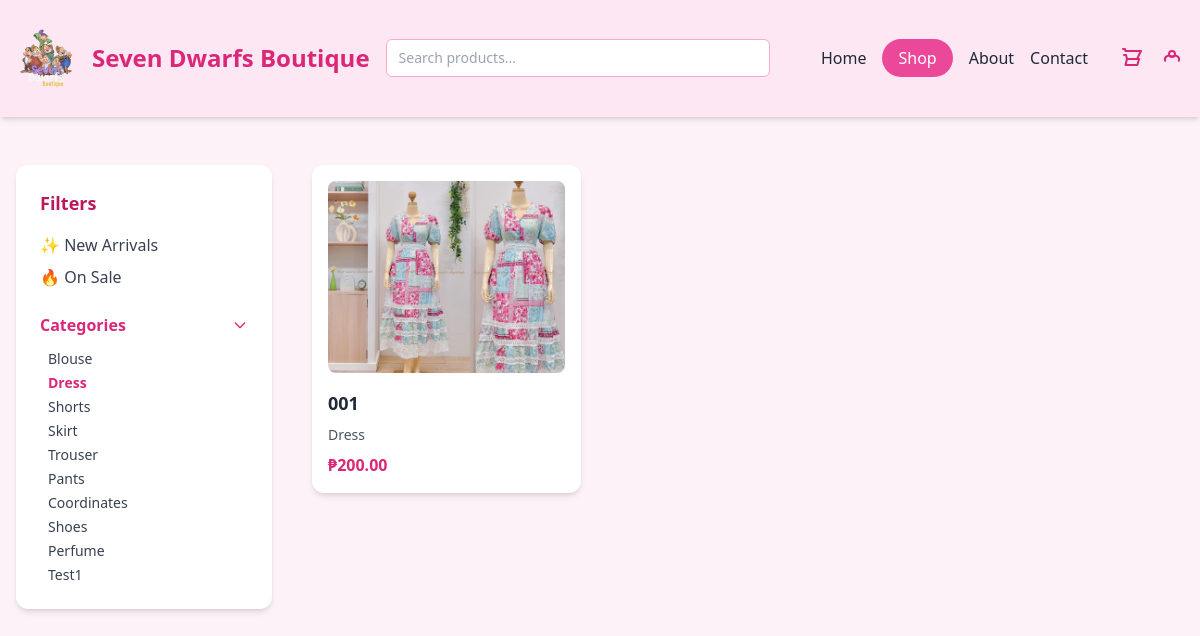
/customerside/shop.php?category=Dress, run on an earlier commit of the app's database.
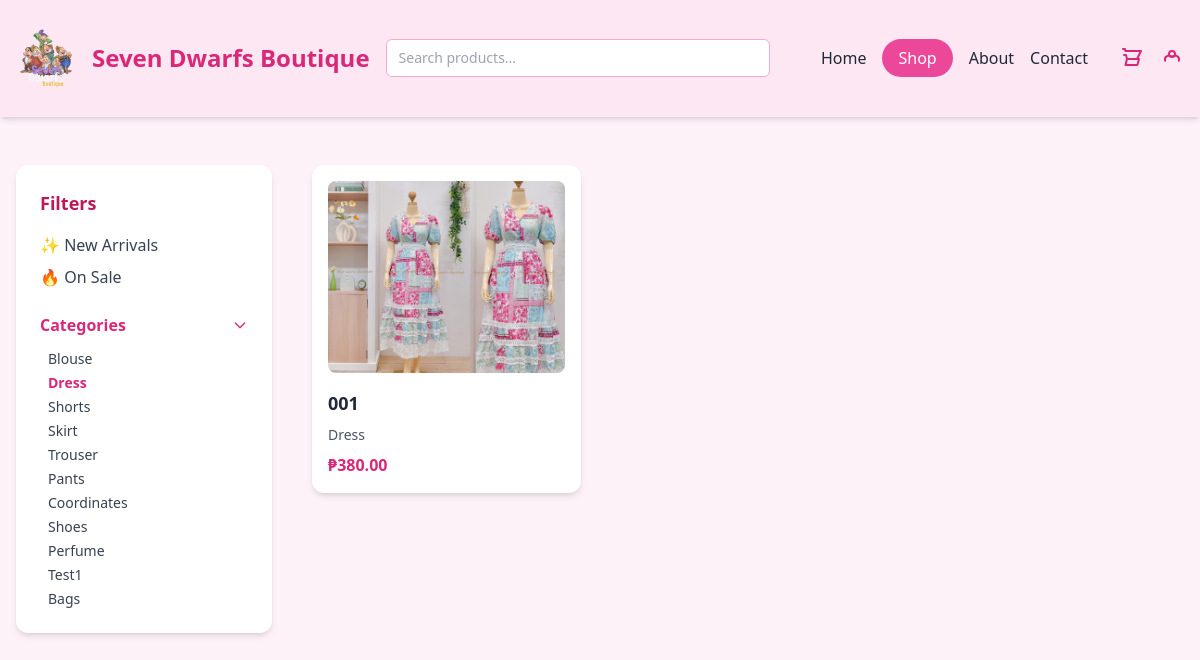
And on a later commit of the database.
### tables this page shows
CREATE TABLE `products` (
  `product_id` int(11) NOT NULL,
  `product_name` varchar(255) DEFAULT NULL,
  `description` text DEFAULT NULL,
  `price_id` int(11) DEFAULT NULL,
  `stocks` int(11) DEFAULT NULL,
  `category_id` int(11) DEFAULT NULL,
  `image_url` varchar(255) DEFAULT NULL,
  `created_at` timestamp NOT NULL DEFAULT current_timestamp(),
  `supplier_id` int(11) DEFAULT NULL,
  `supplier_price` decimal(10,2) NOT NULL,
  `revenue` decimal(10,2) GENERATED ALWAYS AS (`price_id` - `supplier_price`) STORED
);

CREATE TABLE `categories` (
  `category_id` int(11) NOT NULL,
  `category_code` varchar(10) DEFAULT NULL,
  `category_name` varchar(100) NOT NULL
);

### customerside/shop.php (the view, shortened to what the changed rows need)
<?php
$conn = new mysqli("localhost", "root", "", "dbms");
$categories = [];
$sql = "SELECT category_name FROM categories";
$result = mysqli_query($conn, $sql);
if ($result && mysqli_num_rows($result) > 0) {
    while ($row = mysqli_fetch_assoc($result)) {
        $categories[] = $row['category_name'];
    }
} else {
}
$selectedCategory = isset($_GET['category']) ? $_GET['category'] : null;
$sort = isset($_GET['sort']) ? $_GET['sort'] : 'latest';
$searchQuery = isset($_GET['search']) ? $_GET['search'] : null;
$sql = "SELECT p.product_name, p.description, p.price_id AS price, p.image_url, c.category_name, p.product_id
FROM products p
JOIN categories c ON p.category_id = c.category_id
WHERE p.stocks > 0";
if ($selectedCategory) {
$sql .= " AND c.category_name = ?";
}
switch ($sort) {
default:
$sql .= " ORDER BY p.product_id DESC";
}
$stmt = $conn->prepare($sql);
if ($selectedCategory && $searchQuery) {
$searchQuery = "%" . $searchQuery . "%";
$stmt->bind_param("ss", $selectedCategory, $searchQuery);
} elseif ($selectedCategory) {
$stmt->bind_param("s", $selectedCategory);
} elseif ($searchQuery) {
$searchQuery = "%" . $searchQuery . "%";
$stmt->bind_param("s", $searchQuery);
}
$stmt->execute();
$result = $stmt->get_result();
?>
<!DOCTYPE html>
<html lang="en">
<head>
  <script src="https://cdn.tailwindcss.com"></script>
</head>
<body class="bg-pink-50 text-gray-800" x-data="{ showLogin: false, showSignup: false, cartCount: 0 }" @keydown.escape.window="showLogin = false; showSignup = false">
  <nav class="bg-pink-100 shadow-md">
    <div class="max-w-7xl mx-auto px-4 py-4 flex flex-wrap items-center justify-between gap-4">
      <div class="flex flex-1 items-center gap-4">
        <h1 class="text-2xl font-bold text-pink-600 whitespace-nowrap">Seven Dwarfs Boutique</h1>
      </div>
</nav>
<section class="max-w-7xl mx-auto px-4 py-12 flex gap-10">
  <aside class="w-64 bg-white rounded-xl shadow-md p-6">
    <div class="mt-6">
      <ul class="mt-3 pl-2 text-sm text-gray-700 space-y-1">
        <?php foreach ($categories as $cat): ?>
          <li>
            <a href="shop.php?category=<?= urlencode($cat) ?>"
              class="<?= $selectedCategory === $cat ? 'text-pink-600 font-semibold' : 'hover:text-pink-500' ?>">
              <?= $cat ?>
            </a>
          </li>
        <?php endforeach; ?>
      </ul>
    </div>
  </aside>
  <div class="flex-1">
    <div class="grid grid-cols-1 sm:grid-cols-2 md:grid-cols-3 gap-8">
      <?php if ($result && $result->num_rows > 0): ?>
        <?php while ($product = $result->fetch_assoc()): ?>
          <div class="bg-white rounded-xl shadow-md p-4 transform transition-transform duration-300 hover:scale-105 hover:-translate-y-2 hover:shadow-lg">
            <a href="product_detail.php?product_id=<?php echo $product['product_id']; ?>" class="block">
              <img src="<?php echo $product['image_url']; ?>" alt="<?php echo htmlspecialchars($product['product_name']); ?>" class="w-full h-48 object-cover rounded-lg mb-4">
              <h4 class="text-lg font-semibold"><?php echo htmlspecialchars($product['product_name']); ?></h4>
              <p class="text-sm text-gray-600 mt-2"><?php echo htmlspecialchars($product['category_name']); ?></p>
              <p class="font-semibold text-pink-600 mt-2">₱<?php echo number_format($product['price'], 2); ?></p>
            </a>
          </div>
        <?php endwhile; ?>
      <?php else: ?>
        <p class="text-gray-500 text-lg">No products found.</p>
      <?php endif; ?>
    </div>
  </div>
</section>

What changed in the data, as far as the page shows it:
changed products "Dress": price "200.00" → "380.00"
Also different on the page:
new list line: "Bags"
